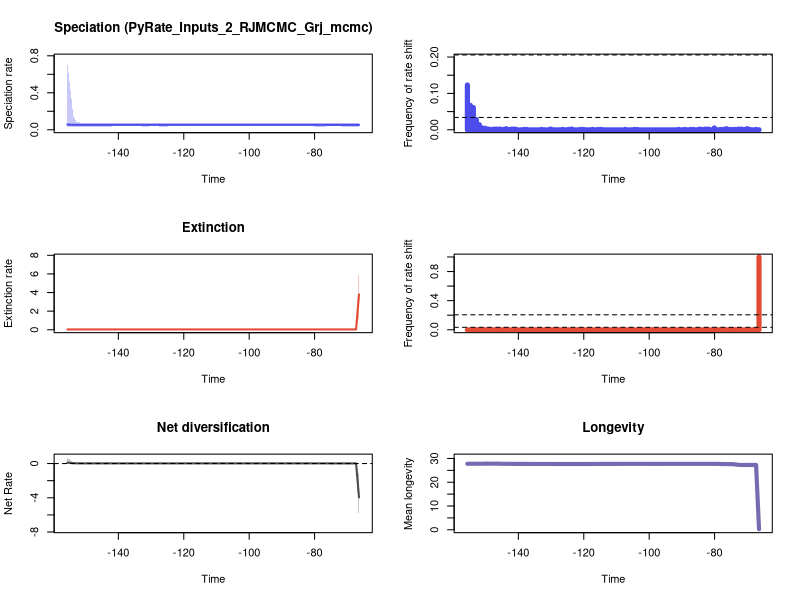

Here is the R script that generated this plot:


pdf(file='./RTT_plots.pdf',width=10, height=15)
par(mfrow=c(3,2))
library(scales)

time=c(-66.41276094282645, -67.31351500908781,-68.2142690753492,-69.11502314161055,-70.01577720787193,-70.91653127413329,-71.81728534039468,-72.71803940665603,-73.61879347291742,-74.51954753917877,-75.42030160544016,-76.32105567170152,-77.2218097379629,-78.12256380422426,-79.02331787048564,-79.924071936747,-80.82482600300838,-81.72558006926974,-82.62633413553112,-83.52708820179248,-84.42784226805387,-85.32859633431522,-86.2293504005766,-87.13010446683796,-88.03085853309935,-88.9316125993607,-89.83236666562209,-90.73312073188345,-91.63387479814483,-92.53462886440619,-93.43538293066757,-94.33613699692893,-95.23689106319031,-96.13764512945167,-97.03839919571305,-97.93915326197441,-98.8399073282358,-99.74066139449715,-100.64141546075854,-101.5421695270199,-102.44292359328128,-103.34367765954264,-104.24443172580402,-105.14518579206538,-106.04593985832676,-106.94669392458812,-107.8474479908495,-108.74820205711086,-109.64895612337224,-110.5497101896336,-111.45046425589499,-112.35121832215634,-113.25197238841773,-114.15272645467908,-115.05348052094047,-115.95423458720182,-116.85498865346321,-117.75574271972457,-118.65649678598595,-119.55725085224731,-120.45800491850869,-121.35875898477005,-122.25951305103143,-123.16026711729279,-124.06102118355417,-124.96177524981553,-125.86252931607692,-126.76328338233827,-127.66403744859966,-128.564791514861,-129.4655455811224,-130.36629964738376,-131.2670537136451,-132.1678077799065,-133.06856184616788,-133.96931591242924,-134.8700699786906,-135.77082404495198,-136.67157811121336,-137.57233217747472,-138.47308624373608,-139.37384030999746,-140.27459437625885,-141.1753484425202,-142.07610250878156,-142.97685657504294,-143.87761064130433,-144.7783647075657,-145.67911877382704,-146.57987284008843,-147.4806269063498,-148.38138097261117,-149.28213503887253,-150.1828891051339,-151.0836431713953,-151.98439723765665,-152.885151303918,-153.7859053701794,-154.68665943644078,-155.58741350270213)
rate=c(0.05293860045718947, 0.05293860045718947,0.052959335206753014,0.052959335206753014,0.05298081121670696,0.053012969054589965,0.05305615562303661,0.05308610906267334,0.05308610906267334,0.05308610906267334,0.05309610328836331,0.05309610328836331,0.05318701585633187,0.05318993937114315,0.05319924181253918,0.05319924181253918,0.053272141445276644,0.053272141445276644,0.05329217406481826,0.05341755467779881,0.0534385711105593,0.05345293744294856,0.05345293744294856,0.05345293744294856,0.05345293744294856,0.0534385711105593,0.0534290196280342,0.0534290196280342,0.0534290196280342,0.0534290196280342,0.0534290196280342,0.0534290196280342,0.0534290196280342,0.0534290196280342,0.0534290196280342,0.0534290196280342,0.0534290196280342,0.0534290196280342,0.0534290196280342,0.0534290196280342,0.0534290196280342,0.0534290196280342,0.0534290196280342,0.0534290196280342,0.0534290196280342,0.0534290196280342,0.05341755467779881,0.05341755467779881,0.05341755467779881,0.05341755467779881,0.05341755467779881,0.05341755467779881,0.05341755467779881,0.05341755467779881,0.05341755467779881,0.0534290196280342,0.0534290196280342,0.0534290196280342,0.0534290196280342,0.0534290196280342,0.0534385711105593,0.0534385711105593,0.05345293744294856,0.05345293744294856,0.05345293744294856,0.05345293744294856,0.05345293744294856,0.05345293744294856,0.05345293744294856,0.05345293744294856,0.05345293744294856,0.05345293744294856,0.0534385711105593,0.0534385711105593,0.05345293744294856,0.05345293744294856,0.05345293744294856,0.05345293744294856,0.05345293744294856,0.05345293744294856,0.05346839694155341,0.05346839694155341,0.05346839694155341,0.05346839694155341,0.05346839694155341,0.05346839694155341,0.05348015043223678,0.0534924881763046,0.0534924881763046,0.0534924881763046,0.053510632542901906,0.05352320647012529,0.053510632542901906,0.05352320647012529,0.05353755645558462,0.05359333867353412,0.053713151674819055,0.05421240802728193,0.05524032136878898,0.056660018149608526)
minHPD=c(0.03408208216290836, 0.03408208216290836,0.03408208216290836,0.03408208216290836,0.034640320383777866,0.034640320383777866,0.035381102048102187,0.035381102048102187,0.03561764857498617,0.03561764857498617,0.03566272614029378,0.03566272614029378,0.034640320383777866,0.034640320383777866,0.034640320383777866,0.034640320383777866,0.037178711804757035,0.037178711804757035,0.037178711804757035,0.03770356430212062,0.037178711804757035,0.0377566741529264,0.0377566741529264,0.0377566741529264,0.0377566741529264,0.0377566741529264,0.03794108162353047,0.03794108162353047,0.03794108162353047,0.03794108162353047,0.03794108162353047,0.03794108162353047,0.03794108162353047,0.03794108162353047,0.03794108162353047,0.03794108162353047,0.03794108162353047,0.03794108162353047,0.03794108162353047,0.03794108162353047,0.03794108162353047,0.03794108162353047,0.03794108162353047,0.03794108162353047,0.03794108162353047,0.03794108162353047,0.03794108162353047,0.03794108162353047,0.03794108162353047,0.03794108162353047,0.03794108162353047,0.03794108162353047,0.03794108162353047,0.03794108162353047,0.03794108162353047,0.03770356430212062,0.03770356430212062,0.037178711804757035,0.037178711804757035,0.037178711804757035,0.037178711804757035,0.037178711804757035,0.036977913415061694,0.036977913415061694,0.036977913415061694,0.034640320383777866,0.034640320383777866,0.034640320383777866,0.03566272614029378,0.03566272614029378,0.03566272614029378,0.03566272614029378,0.034640320383777866,0.034640320383777866,0.03602534849318941,0.03602534849318941,0.03602534849318941,0.03602534849318941,0.03602534849318941,0.03602534849318941,0.03583161824060543,0.03566272614029378,0.03566272614029378,0.03566272614029378,0.035381102048102187,0.034640320383777866,0.034640320383777866,0.03408208216290836,0.03377523399820591,0.034640320383777866,0.03232760324948866,0.03232760324948866,0.03466038042656809,0.03408208216290836,0.035381102048102187,0.034640320383777866,0.03158667305116655,0.02870182807669241,0.03158667305116655,0.02870182807669241)
maxHPD=c(0.07241905443966008, 0.07241905443966008,0.07241905443966008,0.07241905443966008,0.07241905443966008,0.07221828109411237,0.07241905443966008,0.07241905443966008,0.07241905443966008,0.07241905443966008,0.07241905443966008,0.07241905443966008,0.07097197997372916,0.07044144834822871,0.07015579186390626,0.07015579186390626,0.07241905443966008,0.07241905443966008,0.07241905443966008,0.07241905443966008,0.07241905443966008,0.07241905443966008,0.07241905443966008,0.07241905443966008,0.07241905443966008,0.07241905443966008,0.07241905443966008,0.07241905443966008,0.07241905443966008,0.07241905443966008,0.07241905443966008,0.07241905443966008,0.07241905443966008,0.07241905443966008,0.07241905443966008,0.07241905443966008,0.07241905443966008,0.07241905443966008,0.07241905443966008,0.07241905443966008,0.07241905443966008,0.07241905443966008,0.07241905443966008,0.07241905443966008,0.07241905443966008,0.07241905443966008,0.07241905443966008,0.07241905443966008,0.07241905443966008,0.07241905443966008,0.07241905443966008,0.07241905443966008,0.07241905443966008,0.07241905443966008,0.07241905443966008,0.07241905443966008,0.07241905443966008,0.07241905443966008,0.07241905443966008,0.07241905443966008,0.07241905443966008,0.07241905443966008,0.07241905443966008,0.07241905443966008,0.07241905443966008,0.07044144834822871,0.07044144834822871,0.07044144834822871,0.07177561015721047,0.07177561015721047,0.07177561015721047,0.07177561015721047,0.07097197997372916,0.07097197997372916,0.07241905443966008,0.07241905443966008,0.07241905443966008,0.07241905443966008,0.07241905443966008,0.07241905443966008,0.07241905443966008,0.07241905443966008,0.07241905443966008,0.07241905443966008,0.07241905443966008,0.07221828109411237,0.07241905443966008,0.07241905443966008,0.07241905443966008,0.07388689346852792,0.07241905443966008,0.07311971563803292,0.07561622421859181,0.07561622421859181,0.07818489039199354,0.07881141517114444,0.086397935593367,0.15318306263144113,0.4459056261448501,0.7152128736764983)
remove_na = !is.na(rate)
time = time[remove_na]
plot(time,time,type = 'n', ylim = c(0, 0.7867341610441482), xlim = c(-156.0377905358328,-65.96238390969576), ylab = 'Speciation rate', xlab = 'Time',main='Speciation (PyRate_Inputs_2_RJMCMC_Grj_mcmc)' )
polygon(c(time, rev(time)), c(maxHPD[remove_na], rev(minHPD[remove_na])), col = alpha('#4c4cec',0.3), border = NA)
lines(time,rate[remove_na], col = '#4c4cec', lwd=2)
mids=c(-66.41731020578736, -67.32716279797056,-68.23701539015377,-69.14686798233697,-70.05672057452017,-70.96657316670337,-71.87642575888658,-72.78627835106978,-73.69613094325298,-74.60598353543618,-75.5158361276194,-76.4256887198026,-77.33554131198579,-78.24539390416899,-79.15524649635219,-80.0650990885354,-80.9749516807186,-81.8848042729018,-82.79465686508502,-83.70450945726822,-84.61436204945142,-85.52421464163461,-86.43406723381781,-87.34391982600101,-88.25377241818423,-89.16362501036743,-90.07347760255062,-90.98333019473384,-91.89318278691704,-92.80303537910024,-93.71288797128344,-94.62274056346664,-95.53259315564985,-96.44244574783305,-97.35229834001625,-98.26215093219946,-99.17200352438266,-100.08185611656586,-100.99170870874906,-101.90156130093226,-102.81141389311546,-103.72126648529867,-104.63111907748187,-105.54097166966508,-106.45082426184828,-107.36067685403148,-108.27052944621468,-109.18038203839788,-110.09023463058108,-111.00008722276428,-111.90993981494749,-112.81979240713069,-113.7296449993139,-114.6394975914971,-115.5493501836803,-116.4592027758635,-117.3690553680467,-118.2789079602299,-119.18876055241311,-120.09861314459631,-121.00846573677953,-121.91831832896273,-122.82817092114593,-123.73802351332913,-124.64787610551232,-125.55772869769552,-126.46758128987872,-127.37743388206194,-128.28728647424512,-129.19713906642835,-130.10699165861155,-131.01684425079475,-131.92669684297795,-132.83654943516115,-133.74640202734437,-134.65625461952757,-135.56610721171077,-136.47595980389397,-137.38581239607717,-138.29566498826037,-139.20551758044357,-140.11537017262677,-141.02522276480997,-141.93507535699317,-142.84492794917637,-143.75478054135957,-144.66463313354276,-145.574485725726,-146.4843383179092,-147.3941909100924,-148.3040435022756,-149.21389609445882,-150.12374868664202,-151.03360127882522,-151.94345387100842,-152.85330646319161,-153.7631590553748,-154.673011647558,-155.5828642397412)
counts=c(0.0, 0.001,0.0,0.001,0.003,0.001,0.002,0.002,0.001,0.001,0.001,0.003,0.001,0.001,0.0,0.005,0.0,0.002,0.002,0.001,0.002,0.0,0.001,0.001,0.0,0.001,0.0,0.001,0.0,0.0,0.0,0.0,0.0,0.0,0.0,0.0,0.0,0.0,0.0,0.0,0.0,0.001,0.001,0.0,0.0,0.001,0.0,0.0,0.0,0.0,0.0,0.0,0.0,0.001,0.001,0.0,0.001,0.0,0.0,0.001,0.001,0.0,0.0,0.002,0.001,0.0,0.001,0.0,0.0,0.0,0.002,0.0,0.0,0.001,0.0,0.0,0.0,0.0,0.001,0.001,0.0,0.0,0.002,0.002,0.001,0.003,0.001,0.002,0.002,0.002,0.001,0.002,0.004,0.005,0.014,0.028,0.061,0.067,0.123)
plot(mids,counts,type = 'h', xlim = c(-156.0377905358328,-65.96238390969576), ylim=c(0,0.2), ylab = 'Frequency of rate shift', xlab = 'Time',lwd=5,col='#4c4cec')
bf2 = 0.033875055314730826
bf6 = 0.20576996659481225
abline(h=bf2, lty=2)
abline(h=bf6, lty=2)

time=c(-66.41276094282645, -67.31351500908781,-68.2142690753492,-69.11502314161055,-70.01577720787193,-70.91653127413329,-71.81728534039468,-72.71803940665603,-73.61879347291742,-74.51954753917877,-75.42030160544016,-76.32105567170152,-77.2218097379629,-78.12256380422426,-79.02331787048564,-79.924071936747,-80.82482600300838,-81.72558006926974,-82.62633413553112,-83.52708820179248,-84.42784226805387,-85.32859633431522,-86.2293504005766,-87.13010446683796,-88.03085853309935,-88.9316125993607,-89.83236666562209,-90.73312073188345,-91.63387479814483,-92.53462886440619,-93.43538293066757,-94.33613699692893,-95.23689106319031,-96.13764512945167,-97.03839919571305,-97.93915326197441,-98.8399073282358,-99.74066139449715,-100.64141546075854,-101.5421695270199,-102.44292359328128,-103.34367765954264,-104.24443172580402,-105.14518579206538,-106.04593985832676,-106.94669392458812,-107.8474479908495,-108.74820205711086,-109.64895612337224,-110.5497101896336,-111.45046425589499,-112.35121832215634,-113.25197238841773,-114.15272645467908,-115.05348052094047,-115.95423458720182,-116.85498865346321,-117.75574271972457,-118.65649678598595,-119.55725085224731,-120.45800491850869,-121.35875898477005,-122.25951305103143,-123.16026711729279,-124.06102118355417,-124.96177524981553,-125.86252931607692,-126.76328338233827,-127.66403744859966,-128.564791514861,-129.4655455811224,-130.36629964738376,-131.2670537136451,-132.1678077799065,-133.06856184616788,-133.96931591242924,-134.8700699786906,-135.77082404495198,-136.67157811121336,-137.57233217747472,-138.47308624373608,-139.37384030999746,-140.27459437625885,-141.1753484425202,-142.07610250878156,-142.97685657504294,-143.87761064130433,-144.7783647075657,-145.67911877382704,-146.57987284008843,-147.4806269063498,-148.38138097261117,-149.28213503887253,-150.1828891051339,-151.0836431713953,-151.98439723765665,-152.885151303918,-153.7859053701794,-154.68665943644078,-155.58741350270213)
rate=c(3.806218607001777, 0.03553938991844272,0.03553938991844272,0.03553938991844272,0.03553938991844272,0.03553938991844272,0.03553938991844272,0.03553938991844272,0.035501825989790764,0.03549365712537464,0.03549365712537464,0.03548978795523093,0.035483697918273036,0.03546677380545143,0.035445708334572654,0.035445708334572654,0.035445708334572654,0.035445708334572654,0.035445708334572654,0.0354359112631797,0.0354359112631797,0.0354359112631797,0.0354359112631797,0.0354359112631797,0.0354359112631797,0.0354359112631797,0.0354359112631797,0.0354359112631797,0.0354359112631797,0.0354359112631797,0.0354359112631797,0.0354359112631797,0.0354359112631797,0.035445708334572654,0.035445708334572654,0.035445708334572654,0.035445708334572654,0.0354359112631797,0.0354359112631797,0.0354359112631797,0.0354359112631797,0.0354359112631797,0.0354359112631797,0.0354359112631797,0.0354359112631797,0.0354359112631797,0.0354359112631797,0.0354359112631797,0.0354359112631797,0.0354359112631797,0.0354359112631797,0.0354359112631797,0.0354359112631797,0.0354359112631797,0.035445708334572654,0.035445708334572654,0.0354359112631797,0.035445708334572654,0.035445708334572654,0.035445708334572654,0.035445708334572654,0.035445708334572654,0.035445708334572654,0.035445708334572654,0.035445708334572654,0.035445708334572654,0.035445708334572654,0.035445708334572654,0.035445708334572654,0.035445708334572654,0.035445708334572654,0.035445708334572654,0.0354359112631797,0.0354359112631797,0.0354359112631797,0.0354359112631797,0.0354359112631797,0.0354359112631797,0.035426419888197655,0.035426419888197655,0.035426419888197655,0.0354359112631797,0.0354359112631797,0.0354359112631797,0.0354359112631797,0.035426419888197655,0.035426419888197655,0.035426419888197655,0.03542293512028779,0.03540679360851624,0.03540679360851624,0.03540679360851624,0.03540679360851624,0.03540679360851624,0.03542293512028779,0.03542293512028779,0.03542293512028779,0.03540679360851624,0.03540679360851624,0.03540679360851624)
minHPD=c(1.3981931434363661, 0.02238144511918959,0.02238144511918959,0.02238144511918959,0.02238144511918959,0.02238144511918959,0.02238144511918959,0.02016547511529777,0.023128675159593992,0.023628344422238195,0.023657271027877867,0.023657271027877867,0.02385465090979742,0.02385465090979742,0.02385465090979742,0.02385465090979742,0.02385465090979742,0.02385465090979742,0.02385465090979742,0.02385465090979742,0.02385465090979742,0.02385465090979742,0.02385465090979742,0.02385465090979742,0.02385465090979742,0.02385465090979742,0.02385465090979742,0.02385465090979742,0.02385465090979742,0.02385465090979742,0.02385465090979742,0.02385465090979742,0.02385465090979742,0.02385465090979742,0.02385465090979742,0.02385465090979742,0.02385465090979742,0.02385465090979742,0.02385465090979742,0.02385465090979742,0.023657271027877867,0.023657271027877867,0.023657271027877867,0.023657271027877867,0.023657271027877867,0.023657271027877867,0.023657271027877867,0.023657271027877867,0.023628344422238195,0.023628344422238195,0.023628344422238195,0.023628344422238195,0.023628344422238195,0.023628344422238195,0.023628344422238195,0.023628344422238195,0.023628344422238195,0.020718935085537935,0.020718935085537935,0.020718935085537935,0.020718935085537935,0.020718935085537935,0.020718935085537935,0.020767940724137242,0.020767940724137242,0.020767940724137242,0.020767940724137242,0.020767940724137242,0.020767940724137242,0.020767940724137242,0.020767940724137242,0.020718935085537935,0.020718935085537935,0.020447246202408065,0.020447246202408065,0.020447246202408065,0.020447246202408065,0.020447246202408065,0.020447246202408065,0.020447246202408065,0.020447246202408065,0.020447246202408065,0.020447246202408065,0.020447246202408065,0.021927314077600287,0.02237087724123251,0.02237087724123251,0.02237087724123251,0.02237087724123251,0.02237087724123251,0.02237087724123251,0.02237087724123251,0.02237087724123251,0.02237087724123251,0.02226464927948963,0.02226464927948963,0.02226464927948963,0.022170737412878668,0.022170737412878668,0.022170737412878668)
maxHPD=c(7.103261666643979, 0.05240572184278305,0.05240572184278305,0.05240572184278305,0.05240572184278305,0.05240572184278305,0.05240572184278305,0.05011842938485966,0.05242306690054532,0.05242306690054532,0.05242306690054532,0.05242306690054532,0.05242306690054532,0.05242306690054532,0.05242306690054532,0.05242306690054532,0.05242306690054532,0.05242306690054532,0.05242306690054532,0.05242306690054532,0.05242306690054532,0.05242306690054532,0.05242306690054532,0.05242306690054532,0.05242306690054532,0.05242306690054532,0.05242306690054532,0.05242306690054532,0.05242306690054532,0.05242306690054532,0.05242306690054532,0.05242306690054532,0.05242306690054532,0.05242306690054532,0.05242306690054532,0.05242306690054532,0.05242306690054532,0.05242306690054532,0.05242306690054532,0.05242306690054532,0.05242306690054532,0.05242306690054532,0.05242306690054532,0.05242306690054532,0.05242306690054532,0.05242306690054532,0.05242306690054532,0.05242306690054532,0.05242306690054532,0.05242306690054532,0.05242306690054532,0.05242306690054532,0.05242306690054532,0.05242306690054532,0.05242306690054532,0.05242306690054532,0.05242306690054532,0.04987621905218565,0.04987621905218565,0.04987621905218565,0.04987621905218565,0.04987621905218565,0.04987621905218565,0.04997661295156238,0.04997661295156238,0.04997661295156238,0.04997661295156238,0.04997661295156238,0.04997661295156238,0.04997661295156238,0.04997661295156238,0.04997661295156238,0.05011842938485966,0.04997661295156238,0.04997661295156238,0.04997661295156238,0.04997661295156238,0.04997661295156238,0.05011842938485966,0.05011842938485966,0.05011842938485966,0.05011842938485966,0.05011842938485966,0.05011842938485966,0.051778073305360856,0.05239171347433315,0.05239171347433315,0.05239171347433315,0.05239171347433315,0.05240572184278305,0.05240572184278305,0.05240572184278305,0.05242306690054532,0.05242306690054532,0.05242306690054532,0.05242306690054532,0.05242306690054532,0.05242306690054532,0.05242306690054532,0.05242306690054532)
remove_na = !is.na(rate)
time = time[remove_na]
plot(time,time,type = 'n', ylim = c(0, 7.813587833308378), xlim = c(-156.0377905358328,-65.96238390969576), ylab = 'Extinction rate', xlab = 'Time',main='Extinction' )
polygon(c(time, rev(time)), c(maxHPD[remove_na], rev(minHPD[remove_na])), col = alpha('#e34a33',0.3), border = NA)
lines(time,rate[remove_na], col = '#e34a33', lwd=2)
mids=c(-66.41731020578736, -67.32716279797056,-68.23701539015377,-69.14686798233697,-70.05672057452017,-70.96657316670337,-71.87642575888658,-72.78627835106978,-73.69613094325298,-74.60598353543618,-75.5158361276194,-76.4256887198026,-77.33554131198579,-78.24539390416899,-79.15524649635219,-80.0650990885354,-80.9749516807186,-81.8848042729018,-82.79465686508502,-83.70450945726822,-84.61436204945142,-85.52421464163461,-86.43406723381781,-87.34391982600101,-88.25377241818423,-89.16362501036743,-90.07347760255062,-90.98333019473384,-91.89318278691704,-92.80303537910024,-93.71288797128344,-94.62274056346664,-95.53259315564985,-96.44244574783305,-97.35229834001625,-98.26215093219946,-99.17200352438266,-100.08185611656586,-100.99170870874906,-101.90156130093226,-102.81141389311546,-103.72126648529867,-104.63111907748187,-105.54097166966508,-106.45082426184828,-107.36067685403148,-108.27052944621468,-109.18038203839788,-110.09023463058108,-111.00008722276428,-111.90993981494749,-112.81979240713069,-113.7296449993139,-114.6394975914971,-115.5493501836803,-116.4592027758635,-117.3690553680467,-118.2789079602299,-119.18876055241311,-120.09861314459631,-121.00846573677953,-121.91831832896273,-122.82817092114593,-123.73802351332913,-124.64787610551232,-125.55772869769552,-126.46758128987872,-127.37743388206194,-128.28728647424512,-129.19713906642835,-130.10699165861155,-131.01684425079475,-131.92669684297795,-132.83654943516115,-133.74640202734437,-134.65625461952757,-135.56610721171077,-136.47595980389397,-137.38581239607717,-138.29566498826037,-139.20551758044357,-140.11537017262677,-141.02522276480997,-141.93507535699317,-142.84492794917637,-143.75478054135957,-144.66463313354276,-145.574485725726,-146.4843383179092,-147.3941909100924,-148.3040435022756,-149.21389609445882,-150.12374868664202,-151.03360127882522,-151.94345387100842,-152.85330646319161,-153.7631590553748,-154.673011647558,-155.5828642397412)
counts=c(0.999, 0.0,0.0,0.0,0.0,0.0,0.001,0.004,0.001,0.001,0.002,0.0,0.001,0.002,0.0,0.0,0.0,0.0,0.001,0.0,0.0,0.0,0.0,0.0,0.0,0.0,0.0,0.0,0.0,0.0,0.0,0.0,0.001,0.001,0.0,0.0,0.001,0.0,0.0,0.002,0.0,0.0,0.0,0.0,0.0,0.0,0.0,0.001,0.001,0.0,0.0,0.0,0.001,0.0,0.001,0.0,0.001,0.0,0.0,0.001,0.0,0.001,0.0,0.0,0.0,0.0,0.001,0.0,0.0,0.002,0.001,0.0,0.001,0.0,0.0,0.0,0.001,0.0,0.0,0.001,0.0,0.0,0.001,0.001,0.0,0.001,0.001,0.001,0.0,0.0,0.001,0.0,0.001,0.0,0.0,0.002,0.001,0.0,0.0)
plot(mids,counts,type = 'h', xlim = c(-156.0377905358328,-65.96238390969576), ylim=c(0,0.999), ylab = 'Frequency of rate shift', xlab = 'Time',lwd=5,col='#e34a33')
abline(h=bf2, lty=2)
abline(h=bf6, lty=2)
#Net Diversification Rate
time=c(-66.41276094282645, -67.31351500908781,-68.2142690753492,-69.11502314161055,-70.01577720787193,-70.91653127413329,-71.81728534039468,-72.71803940665603,-73.61879347291742,-74.51954753917877,-75.42030160544016,-76.32105567170152,-77.2218097379629,-78.12256380422426,-79.02331787048564,-79.924071936747,-80.82482600300838,-81.72558006926974,-82.62633413553112,-83.52708820179248,-84.42784226805387,-85.32859633431522,-86.2293504005766,-87.13010446683796,-88.03085853309935,-88.9316125993607,-89.83236666562209,-90.73312073188345,-91.63387479814483,-92.53462886440619,-93.43538293066757,-94.33613699692893,-95.23689106319031,-96.13764512945167,-97.03839919571305,-97.93915326197441,-98.8399073282358,-99.74066139449715,-100.64141546075854,-101.5421695270199,-102.44292359328128,-103.34367765954264,-104.24443172580402,-105.14518579206538,-106.04593985832676,-106.94669392458812,-107.8474479908495,-108.74820205711086,-109.64895612337224,-110.5497101896336,-111.45046425589499,-112.35121832215634,-113.25197238841773,-114.15272645467908,-115.05348052094047,-115.95423458720182,-116.85498865346321,-117.75574271972457,-118.65649678598595,-119.55725085224731,-120.45800491850869,-121.35875898477005,-122.25951305103143,-123.16026711729279,-124.06102118355417,-124.96177524981553,-125.86252931607692,-126.76328338233827,-127.66403744859966,-128.564791514861,-129.4655455811224,-130.36629964738376,-131.2670537136451,-132.1678077799065,-133.06856184616788,-133.96931591242924,-134.8700699786906,-135.77082404495198,-136.67157811121336,-137.57233217747472,-138.47308624373608,-139.37384030999746,-140.27459437625885,-141.1753484425202,-142.07610250878156,-142.97685657504294,-143.87761064130433,-144.7783647075657,-145.67911877382704,-146.57987284008843,-147.4806269063498,-148.38138097261117,-149.28213503887253,-150.1828891051339,-151.0836431713953,-151.98439723765665,-152.885151303918,-153.7859053701794,-154.68665943644078,-155.58741350270213)
net_rate=c(-3.9561135966711873, 0.016391660086756982,0.01642201417771592,0.01642201417771592,0.016469185903623316,0.016573228484167354,0.016614884564954305,0.01670101306991479,0.01692473718438582,0.017088366512996757,0.0171424357977091,0.017148396091220184,0.01730090282970993,0.01735581711998277,0.01748313003700174,0.01748313003700174,0.017614464743188275,0.017614464743188275,0.01767046510748665,0.017811071856758707,0.01791561007586519,0.017958420258786027,0.017958420258786027,0.01797106078098059,0.01797106078098059,0.017965783510392786,0.01790291247742227,0.01790291247742227,0.01790291247742227,0.017902077631030546,0.017902077631030546,0.017902077631030546,0.017902077631030546,0.01788826541265244,0.017884458938959583,0.017884458938959583,0.017884458938959583,0.01789097745050657,0.01789097745050657,0.01789097745050657,0.017899428110151036,0.01789543690067711,0.017885761224182815,0.017881107554347363,0.017881107554347363,0.017881107554347363,0.017866010554935637,0.017866010554935637,0.017843973784415094,0.017843973784415094,0.01784352429743845,0.01784352429743845,0.01784352429743845,0.01784352429743845,0.017834508550763507,0.01789028797283589,0.0178964835625617,0.017880872378933793,0.017880872378933793,0.017880872378933793,0.01789726900740358,0.017897151185932696,0.0179425732264219,0.017940822254026986,0.017933404385170975,0.01799472426519671,0.01799472426519671,0.01799313320114916,0.018007717433251778,0.018007717433251778,0.018007717433251778,0.018023563688934374,0.018073219831898312,0.01806745938896852,0.01810161263782888,0.01810161263782888,0.01810161263782888,0.01810161263782888,0.018124636928162213,0.018124636928162213,0.0182213316337374,0.018263141696122424,0.018263141696122424,0.018263141696122424,0.018392954569803784,0.01845675268446161,0.01856760404122375,0.018733012613238734,0.018795674088007697,0.018979485455352305,0.019224666272691582,0.01946111134967467,0.019435534051984907,0.019595279965494813,0.020330226291669546,0.021619801733522927,0.025444025015899697,0.039194140343667076,0.06903479829234918,0.11440158038156986)
net_minHPD=c(-7.035625619666071, -0.004986493573446417,-0.004986493573446417,-0.004986493573446417,-0.005287690177201432,-0.004376648463983557,-0.005802564982119958,-0.0027117821663767833,-0.0027117821663767833,-0.0027117821663767833,-0.0027117821663767833,-0.0027117821663767833,-0.0027117821663767833,-0.0027117821663767833,-0.0027117821663767833,-0.0027117821663767833,-0.0027117821663767833,-0.0027117821663767833,-0.0027117821663767833,-0.0027117821663767833,-0.0027117821663767833,-0.0027117821663767833,-0.0027117821663767833,-0.0027117821663767833,-0.0027117821663767833,-0.0027117821663767833,-0.0027117821663767833,-0.0027117821663767833,-0.0027117821663767833,-0.0027117821663767833,-0.0027117821663767833,-0.0027117821663767833,-0.0027117821663767833,-0.0027117821663767833,-0.0027117821663767833,-0.0027117821663767833,-0.0027117821663767833,-0.0027117821663767833,-0.0027117821663767833,-0.0027117821663767833,-0.0027117821663767833,-0.0027117821663767833,-0.0027117821663767833,-0.0027117821663767833,-0.0027117821663767833,-0.0027117821663767833,-0.0027117821663767833,-0.0027117821663767833,-0.0027117821663767833,-0.0027117821663767833,-0.0027117821663767833,-0.0027117821663767833,-0.0027117821663767833,-0.0027117821663767833,-0.0027117821663767833,-0.0027117821663767833,-0.0027117821663767833,-0.0027117821663767833,-0.0027117821663767833,-0.0027117821663767833,-0.002704599502899613,-0.002704599502899613,-0.0027117821663767833,-0.0027117821663767833,-0.0027117821663767833,-0.0027117821663767833,-0.0027117821663767833,-0.0027117821663767833,-0.0027117821663767833,-0.0027117821663767833,-0.0027117821663767833,-0.0027117821663767833,-0.0038016938478128773,-0.0038016938478128773,-0.0027117821663767833,-0.0027117821663767833,-0.0027117821663767833,-0.0027117821663767833,-0.0027117821663767833,-0.0027117821663767833,-0.0027117821663767833,-0.0027117821663767833,-0.0027117821663767833,-0.0027117821663767833,-0.0027117821663767833,-0.0027117821663767833,-0.0027117821663767833,-0.003217621574230667,-0.0027117821663767833,-0.0027117821663767833,-0.004376648463983557,-0.004376648463983557,-0.005287690177201432,-0.005206915593889833,-0.005287690177201432,-0.005287690177201432,-0.005802564982119958,-0.009741923389418976,-0.01227459338333843,-0.01227459338333843)
net_maxHPD=c(-1.3200491891281059, 0.040526099547542195,0.040526099547542195,0.040526099547542195,0.04009421761757778,0.040526099547542195,0.039006431256720424,0.04143952809028001,0.0404753199866639,0.04004949256232082,0.039977546971112984,0.039977546971112984,0.03958317371568884,0.039006431256720424,0.03870177690060458,0.03870177690060458,0.0382014810160156,0.0382014810160156,0.0382014810160156,0.03786089651295499,0.0382014810160156,0.037743107116432244,0.037743107116432244,0.037743107116432244,0.037743107116432244,0.037743107116432244,0.03758059921276252,0.03758059921276252,0.03758059921276252,0.03758059921276252,0.03758059921276252,0.03758059921276252,0.03758059921276252,0.03758059921276252,0.03758059921276252,0.03758059921276252,0.03758059921276252,0.03758059921276252,0.03758059921276252,0.03758059921276252,0.03758059921276252,0.03758059921276252,0.03758059921276252,0.03758059921276252,0.03758059921276252,0.03758059921276252,0.03758059921276252,0.03758059921276252,0.037743107116432244,0.037743107116432244,0.037743107116432244,0.037743107116432244,0.037743107116432244,0.037743107116432244,0.037743107116432244,0.0382014810160156,0.0382014810160156,0.03822803848726537,0.03822803848726537,0.03822803848726537,0.03822803848726537,0.03822803848726537,0.03822803848726537,0.03822803848726537,0.03822803848726537,0.038864918946618136,0.038864918946618136,0.039006431256720424,0.039006431256720424,0.039006431256720424,0.039006431256720424,0.039006431256720424,0.03822803848726537,0.03822803848726537,0.03964218683980772,0.03964218683980772,0.03964218683980772,0.03964218683980772,0.03964218683980772,0.03964218683980772,0.03964218683980772,0.039977546971112984,0.039977546971112984,0.039977546971112984,0.0404753199866639,0.040526099547542195,0.04077693571888052,0.04077693571888052,0.04077693571888052,0.04143952809028001,0.040526099547542195,0.04077693571888052,0.04009421761757778,0.040526099547542195,0.04143952809028001,0.04357706688236025,0.052593894592064205,0.1293801737861432,0.41784792257329234,0.6910610471336031)
remove_na = !is.na(net_rate)
time = time[remove_na]
plot(time,time,type = 'n', ylim = c(-7.739188181632679, 0.7601671518469634), xlim = c(-156.0377905358328,-65.96238390969576), ylab = 'Net Rate', xlab = 'Time',lwd=2, main='Net diversification', col= '#504A4B' )
polygon(c(time, rev(time)), c(net_maxHPD[remove_na], rev(net_minHPD[remove_na])), col = alpha('#504A4B',0.3), border = NA)
lines(time,net_rate[remove_na], col = '#504A4B', lwd=2)
abline(h=0,lty=2)


time=c(-66.41276094282645, -67.31351500908781,-68.2142690753492,-69.11502314161055,-70.01577720787193,-70.91653127413329,-71.81728534039468,-72.71803940665603,-73.61879347291742,-74.51954753917877,-75.42030160544016,-76.32105567170152,-77.2218097379629,-78.12256380422426,-79.02331787048564,-79.924071936747,-80.82482600300838,-81.72558006926974,-82.62633413553112,-83.52708820179248,-84.42784226805387,-85.32859633431522,-86.2293504005766,-87.13010446683796,-88.03085853309935,-88.9316125993607,-89.83236666562209,-90.73312073188345,-91.63387479814483,-92.53462886440619,-93.43538293066757,-94.33613699692893,-95.23689106319031,-96.13764512945167,-97.03839919571305,-97.93915326197441,-98.8399073282358,-99.74066139449715,-100.64141546075854,-101.5421695270199,-102.44292359328128,-103.34367765954264,-104.24443172580402,-105.14518579206538,-106.04593985832676,-106.94669392458812,-107.8474479908495,-108.74820205711086,-109.64895612337224,-110.5497101896336,-111.45046425589499,-112.35121832215634,-113.25197238841773,-114.15272645467908,-115.05348052094047,-115.95423458720182,-116.85498865346321,-117.75574271972457,-118.65649678598595,-119.55725085224731,-120.45800491850869,-121.35875898477005,-122.25951305103143,-123.16026711729279,-124.06102118355417,-124.96177524981553,-125.86252931607692,-126.76328338233827,-127.66403744859966,-128.564791514861,-129.4655455811224,-130.36629964738376,-131.2670537136451,-132.1678077799065,-133.06856184616788,-133.96931591242924,-134.8700699786906,-135.77082404495198,-136.67157811121336,-137.57233217747472,-138.47308624373608,-139.37384030999746,-140.27459437625885,-141.1753484425202,-142.07610250878156,-142.97685657504294,-143.87761064130433,-144.7783647075657,-145.67911877382704,-146.57987284008843,-147.4806269063498,-148.38138097261117,-149.28213503887253,-150.1828891051339,-151.0836431713953,-151.98439723765665,-152.885151303918,-153.7859053701794,-154.68665943644078,-155.58741350270213)
rate=c(0.24942827241089566, 27.275192611613114,27.275192611613114,27.275192611613114,27.275192611613114,27.275192611613114,27.275192611613114,27.324945424594787,27.487442350828545,27.611632619406578,27.62310643628978,27.627655103764983,27.651643006586458,27.665445750953623,27.727086399321486,27.727086399321486,27.727086399321486,27.727086399321486,27.727086399321486,27.73759309140201,27.73759309140201,27.73759309140201,27.73759309140201,27.73759309140201,27.73759309140201,27.73759309140201,27.73759309140201,27.73759309140201,27.73759309140201,27.73759309140201,27.73759309140201,27.73759309140201,27.73759309140201,27.726970398467376,27.724044347838905,27.724044347838905,27.724044347838905,27.729055528978602,27.729055528978602,27.729055528978602,27.735554768537117,27.732484826590394,27.732484826590394,27.732484826590394,27.732484826590394,27.732484826590394,27.732484826590394,27.732484826590394,27.715546902350262,27.715546902350262,27.715201632538193,27.715201632538193,27.715201632538193,27.715201632538193,27.70827807540479,27.70827807540479,27.713035547911964,27.67812769128293,27.67812769128293,27.67812769128293,27.67812769128293,27.678037431051845,27.678037431051845,27.676696122057063,27.676696122057063,27.676696122057063,27.676696122057063,27.675477421445034,27.675477421445034,27.675477421445034,27.675477421445034,27.687619901670217,27.70539119304473,27.70097024770036,27.70097024770036,27.70097024770036,27.70097024770036,27.70097024770036,27.71864906851389,27.71864906851389,27.71864906851389,27.71700788457775,27.71700788457775,27.71700788457775,27.738004375917903,27.75826809372686,27.75826809372686,27.75613826583292,27.797078424300434,27.81281054057496,27.81281054057496,27.81281054057496,27.82635592080308,27.82635592080308,27.78080277425402,27.78080277425402,27.78080277425402,27.794855913702403,27.78049802483247,27.78049802483247)
minHPD=c(0.24942827241089566, 27.275192611613114,27.275192611613114,27.275192611613114,27.275192611613114,27.275192611613114,27.275192611613114,27.324945424594787,27.487442350828545,27.611632619406578,27.62310643628978,27.627655103764983,27.651643006586458,27.665445750953623,27.727086399321486,27.727086399321486,27.727086399321486,27.727086399321486,27.727086399321486,27.73759309140201,27.73759309140201,27.73759309140201,27.73759309140201,27.73759309140201,27.73759309140201,27.73759309140201,27.73759309140201,27.73759309140201,27.73759309140201,27.73759309140201,27.73759309140201,27.73759309140201,27.73759309140201,27.726970398467376,27.724044347838905,27.724044347838905,27.724044347838905,27.729055528978602,27.729055528978602,27.729055528978602,27.735554768537117,27.732484826590394,27.732484826590394,27.732484826590394,27.732484826590394,27.732484826590394,27.732484826590394,27.732484826590394,27.715546902350262,27.715546902350262,27.715201632538193,27.715201632538193,27.715201632538193,27.715201632538193,27.70827807540479,27.70827807540479,27.713035547911964,27.67812769128293,27.67812769128293,27.67812769128293,27.67812769128293,27.678037431051845,27.678037431051845,27.676696122057063,27.676696122057063,27.676696122057063,27.676696122057063,27.675477421445034,27.675477421445034,27.675477421445034,27.675477421445034,27.687619901670217,27.70539119304473,27.70097024770036,27.70097024770036,27.70097024770036,27.70097024770036,27.70097024770036,27.71864906851389,27.71864906851389,27.71864906851389,27.71700788457775,27.71700788457775,27.71700788457775,27.738004375917903,27.75826809372686,27.75826809372686,27.75613826583292,27.797078424300434,27.81281054057496,27.81281054057496,27.81281054057496,27.82635592080308,27.82635592080308,27.78080277425402,27.78080277425402,27.78080277425402,27.794855913702403,27.78049802483247,27.78049802483247)
maxHPD=c(0.24942827241089566, 27.275192611613114,27.275192611613114,27.275192611613114,27.275192611613114,27.275192611613114,27.275192611613114,27.324945424594787,27.487442350828545,27.611632619406578,27.62310643628978,27.627655103764983,27.651643006586458,27.665445750953623,27.727086399321486,27.727086399321486,27.727086399321486,27.727086399321486,27.727086399321486,27.73759309140201,27.73759309140201,27.73759309140201,27.73759309140201,27.73759309140201,27.73759309140201,27.73759309140201,27.73759309140201,27.73759309140201,27.73759309140201,27.73759309140201,27.73759309140201,27.73759309140201,27.73759309140201,27.726970398467376,27.724044347838905,27.724044347838905,27.724044347838905,27.729055528978602,27.729055528978602,27.729055528978602,27.735554768537117,27.732484826590394,27.732484826590394,27.732484826590394,27.732484826590394,27.732484826590394,27.732484826590394,27.732484826590394,27.715546902350262,27.715546902350262,27.715201632538193,27.715201632538193,27.715201632538193,27.715201632538193,27.70827807540479,27.70827807540479,27.713035547911964,27.67812769128293,27.67812769128293,27.67812769128293,27.67812769128293,27.678037431051845,27.678037431051845,27.676696122057063,27.676696122057063,27.676696122057063,27.676696122057063,27.675477421445034,27.675477421445034,27.675477421445034,27.675477421445034,27.687619901670217,27.70539119304473,27.70097024770036,27.70097024770036,27.70097024770036,27.70097024770036,27.70097024770036,27.71864906851389,27.71864906851389,27.71864906851389,27.71700788457775,27.71700788457775,27.71700788457775,27.738004375917903,27.75826809372686,27.75826809372686,27.75613826583292,27.797078424300434,27.81281054057496,27.81281054057496,27.81281054057496,27.82635592080308,27.82635592080308,27.78080277425402,27.78080277425402,27.78080277425402,27.794855913702403,27.78049802483247,27.78049802483247)
remove_na = !is.na(rate)
time = time[remove_na]
plot(time,time,type = 'n', ylim = c(0, 30.608991512883392), xlim = c(-156.0377905358328,-65.96238390969576), ylab = 'Mean longevity', xlab = 'Time',main='Longevity' )
polygon(c(time, rev(time)), c(maxHPD[remove_na], rev(minHPD[remove_na])), col = alpha('#756bb1',0.3), border = NA)
lines(time,rate[remove_na], col = '#756bb1', lwd=4)

n <- dev.off()